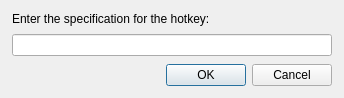
<?xml version="1.0" encoding="UTF-8"?>
<ui version="4.0">
 <class>HotkeyDialog</class>
 <widget class="QDialog" name="HotkeyDialog">
  <property name="geometry">
   <rect>
    <x>0</x>
    <y>0</y>
    <width>344</width>
    <height>86</height>
   </rect>
  </property>
  <property name="windowTitle">
   <string>Hotkey</string>
  </property>
  <layout class="QVBoxLayout">
   <property name="leftMargin">
    <number>12</number>
   </property>
   <property name="topMargin">
    <number>12</number>
   </property>
   <property name="rightMargin">
    <number>12</number>
   </property>
   <property name="bottomMargin">
    <number>12</number>
   </property>
   <property name="spacing">
    <number>8</number>
   </property>
   <item>
    <widget class="QLabel" name="label">
     <property name="text">
      <string>Enter the specification for the hotkey:</string>
     </property>
    </widget>
   </item>
   <item>
    <widget class="KeySequenceWidget" name="m_pKeySequenceWidgetHotkey"/>
   </item>
   <item>
    <widget class="QDialogButtonBox" name="buttonBox">
     <property name="orientation">
      <enum>Qt::Horizontal</enum>
     </property>
     <property name="standardButtons">
      <set>QDialogButtonBox::Cancel|QDialogButtonBox::Ok</set>
     </property>
    </widget>
   </item>
  </layout>
 </widget>
 <customwidgets>
  <customwidget>
   <class>KeySequenceWidget</class>
   <extends>QLineEdit</extends>
   <header>widgets/KeySequenceWidget.h</header>
  </customwidget>
 </customwidgets>
 <resources/>
 <connections>
  <connection>
   <sender>buttonBox</sender>
   <signal>accepted()</signal>
   <receiver>HotkeyDialog</receiver>
   <slot>accept()</slot>
   <hints>
    <hint type="sourcelabel">
     <x>248</x>
     <y>254</y>
    </hint>
    <hint type="destinationlabel">
     <x>157</x>
     <y>274</y>
    </hint>
   </hints>
  </connection>
  <connection>
   <sender>buttonBox</sender>
   <signal>rejected()</signal>
   <receiver>HotkeyDialog</receiver>
   <slot>reject()</slot>
   <hints>
    <hint type="sourcelabel">
     <x>316</x>
     <y>260</y>
    </hint>
    <hint type="destinationlabel">
     <x>286</x>
     <y>274</y>
    </hint>
   </hints>
  </connection>
 </connections>
</ui>
